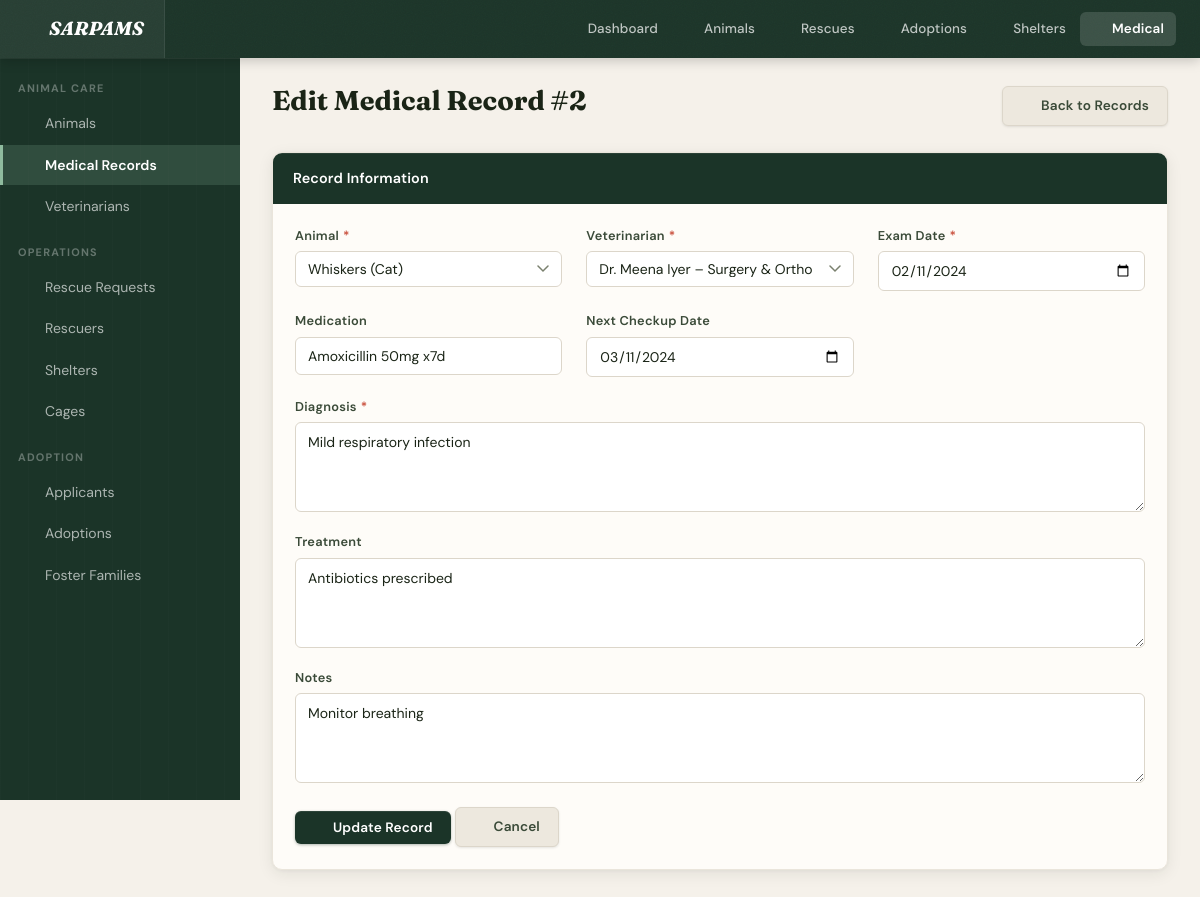
The page /medical_records/edit.php?id=2 on the database its author committed.
### tables this page shows
CREATE TABLE IF NOT EXISTS MEDICAL_RECORD (
    record_id         INT AUTO_INCREMENT PRIMARY KEY,
    animal_id         INT NOT NULL,
    vet_id            INT NOT NULL,
    exam_date         DATE NOT NULL,
    diagnosis         TEXT,
    treatment         TEXT,
    medication        VARCHAR(200),
    next_checkup_date DATE,
    notes             TEXT,
    created_at        TIMESTAMP DEFAULT CURRENT_TIMESTAMP,
    FOREIGN KEY (animal_id) REFERENCES ANIMAL(animal_id) ON DELETE CASCADE,
    FOREIGN KEY (vet_id)    REFERENCES VETERINARIAN(vet_id) ON DELETE RESTRICT
);

CREATE TABLE IF NOT EXISTS ANIMAL (
    animal_id     INT AUTO_INCREMENT PRIMARY KEY,
    name          VARCHAR(60) NOT NULL,
    species       VARCHAR(40) NOT NULL,
    breed         VARCHAR(60),
    age_years     DECIMAL(4,1),
    sex           CHAR(1) CHECK (sex IN ('M','F','U')),
    colour        VARCHAR(60) NOT NULL,
    weight_kg     DECIMAL(5,2),
    microchip_no  VARCHAR(25) UNIQUE,
    intake_date   DATE NOT NULL,
    health_status VARCHAR(20) DEFAULT 'Unknown',
    is_vaccinated BOOLEAN DEFAULT FALSE,
    is_neutered   BOOLEAN DEFAULT FALSE,
    cage_id       INT,
    created_at    TIMESTAMP DEFAULT CURRENT_TIMESTAMP,
    FOREIGN KEY (cage_id) REFERENCES CAGE(cage_id) ON DELETE SET NULL
);

CREATE TABLE IF NOT EXISTS VETERINARIAN (
    vet_id          INT AUTO_INCREMENT PRIMARY KEY,
    first_name      VARCHAR(50) NOT NULL,
    last_name       VARCHAR(50) NOT NULL,
    specialisation  VARCHAR(100),
    phone           VARCHAR(15) NOT NULL,
    email           VARCHAR(100) UNIQUE,
    license_no      VARCHAR(30) NOT NULL UNIQUE,
    created_at      TIMESTAMP DEFAULT CURRENT_TIMESTAMP
);

### config/db.php (called while the page is built, shortened)
<?php
function getDB() {
    static $conn = null;
    if ($conn === null) {
        $conn = new mysqli(DB_HOST, DB_USER, DB_PASS, DB_NAME);
        $conn->set_charset('utf8mb4');
    }
    return $conn;
}
function query($sql) {
    $result = getDB()->query($sql);
    return $result;
}
function fetchAll($sql) {
    $result = query($sql);
    $rows = [];
    while ($row = $result->fetch_assoc()) $rows[] = $row;
    return $rows;
}
function fetchOne($sql) {
    $result = query($sql);
    return $result->fetch_assoc();
}

### medical_records/edit.php (the view, shortened to what this page needs)
<?php
require_once __DIR__ . '/../config/db.php';
$id = isset($_GET['id']) ? (int)$_GET['id'] : 0;
$record = fetchOne("SELECT * FROM MEDICAL_RECORD WHERE record_id=$id");
$d = ($_SERVER['REQUEST_METHOD'] === 'POST') ? $_POST : $record;
$animals = fetchAll("SELECT animal_id, name, species FROM ANIMAL ORDER BY name");
$vets    = fetchAll("SELECT vet_id, first_name, last_name, specialisation FROM VETERINARIAN ORDER BY first_name");
require_once __DIR__ . '/../includes/header.php';
?>
<div class="page-header">
    <h1 class="page-title">Edit Medical Record #<?= $id ?></h1>
    <a href="/sarpams/medical_records/index.php" class="btn btn-secondary"><i data-lucide="arrow-left"></i> Back to Records</a>
</div>
<div class="card">
    <div class="card-header">Record Information</div>
    <div class="card-body">
        <form method="post" action="">
            <div class="form-grid">
                <div class="form-group required">
                    <label>Animal</label>
                    <select name="animal_id" required>
                        <?php foreach ($animals as $a): ?>
                            <option value="<?= $a['animal_id'] ?>" <?= (($d['animal_id'] ?? '') == $a['animal_id']) ? 'selected' : '' ?>>
                                <?= htmlspecialchars($a['name']) ?> (<?= htmlspecialchars($a['species']) ?>)
                            </option>
                        <?php endforeach; ?>
                    </select>
                </div>
                <div class="form-group required">
                    <label>Veterinarian</label>
                    <select name="vet_id" required>
                        <?php foreach ($vets as $v): ?>
                            <option value="<?= $v['vet_id'] ?>" <?= (($d['vet_id'] ?? '') == $v['vet_id']) ? 'selected' : '' ?>>
                                <?= htmlspecialchars($v['first_name'] . ' ' . $v['last_name']) ?>
                                <?= $v['specialisation'] ? ' – ' . htmlspecialchars($v['specialisation']) : '' ?>
                            </option>
                        <?php endforeach; ?>
                    </select>
                </div>
                <div class="form-group required">
                    <label>Exam Date</label>
                    <input type="date" name="exam_date" value="<?= htmlspecialchars($d['exam_date'] ?? '') ?>" required>
                </div>
                <div class="form-group">
                    <label>Medication</label>
                    <input type="text" name="medication" value="<?= htmlspecialchars($d['medication'] ?? '') ?>">
                </div>
                <div class="form-group">
                    <label>Next Checkup Date</label>
                    <input type="date" name="next_checkup_date" value="<?= htmlspecialchars($d['next_checkup_date'] ?? '') ?>">
                </div>
                <div class="form-group full required">
                    <label>Diagnosis</label>
                    <textarea name="diagnosis" rows="3" required><?= htmlspecialchars($d['diagnosis'] ?? '') ?></textarea>
                </div>
                <div class="form-group full">
                    <label>Treatment</label>
                    <textarea name="treatment" rows="3"><?= htmlspecialchars($d['treatment'] ?? '') ?></textarea>
                </div>
                <div class="form-group full">
                    <label>Notes</label>
                    <textarea name="notes" rows="2"><?= htmlspecialchars($d['notes'] ?? '') ?></textarea>
                </div>
            </div>
            <div style="margin-top:1.5rem;">
                <button type="submit" class="btn btn-primary"><i data-lucide="save"></i> Update Record</button>
                <a href="/sarpams/medical_records/index.php" class="btn btn-secondary"><i data-lucide="x"></i> Cancel</a>
            </div>
        </form>
    </div>
</div>

### rows shown on the page
medical_record: animal_id "Whiskers (Cat)", vet_id "Dr. Meena Iyer – Surgery & Ortho", exam_date "02/11/2024", medication "Amoxicillin 50mg x7d", next_checkup_date "03/11/2024", diagnosis "Mild respiratory infection", treatment "Antibiotics prescribed", notes "Monitor breathing"

### other values the page prints
$id "2"
